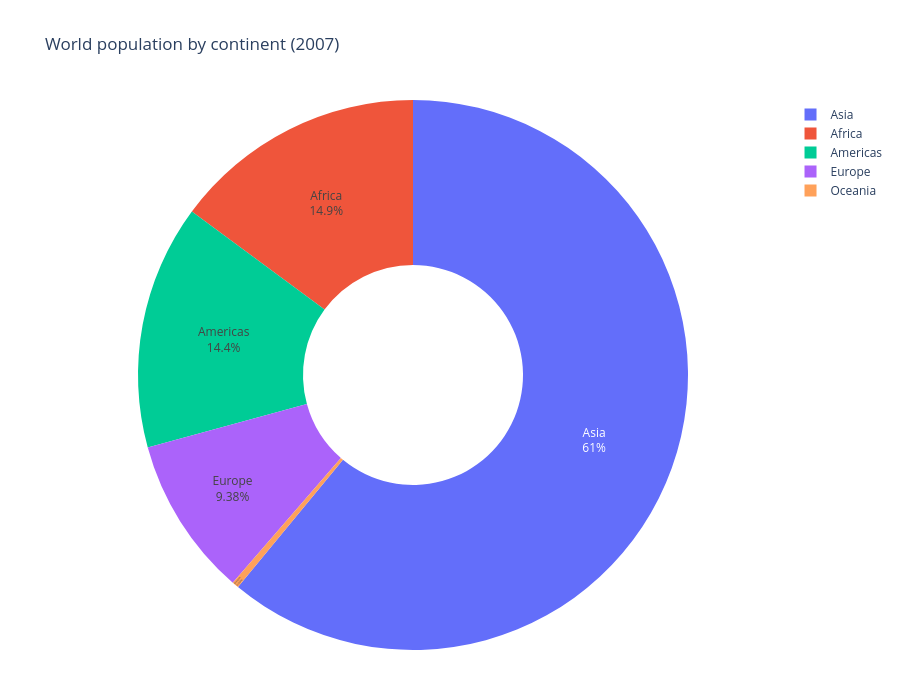

The notebook cell this image was saved under:
### Code cell
pop_by_cont = df_2007.groupby("continent", as_index=False)["pop"].sum()

fig = px.pie(
    pop_by_cont,
    values="pop", names="continent",
    hole=0.4,
    title="World population by continent (2007)",
)
fig.update_traces(textposition="inside", textinfo="percent+label")
fig.update_layout(
    autosize=True,
    width=None,
    height=700,
    margin=dict(l=50, r=50, t=100, b=50),
)
fig.show(config={"responsive": True})

### Figure 1 — Plotly figure (JSON) as saved in the notebook; plotly's stock layout.template omitted (floating-point values rounded to 4 significant figures)
{"data": [{"domain": {"x": [0, 1], "y": [0, 1]}, "hole": 0.4, "hovertemplate": "continent=%{label}<br>pop=%{value}<extra></extra>", "labels": ["Africa", "Americas", "Asia", "Europe", "Oceania"], "legendgroup": "", "name": "", "showlegend": true, "textinfo": "percent+label", "textposition": "inside", "type": "pie", "values": [929539692, 898871184, 3811953827, 586098529, 24549947]}], "layout": {"autosize": true, "height": 700, "legend": {"tracegroupgap": 0}, "margin": {"b": 50, "l": 50, "r": 50, "t": 100}, "title": {"text": "World population by continent (2007)"}}}
